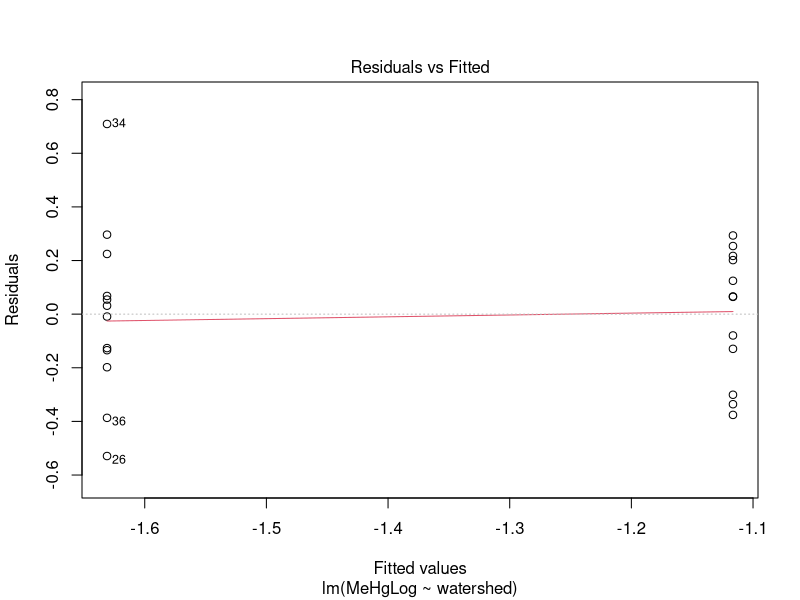
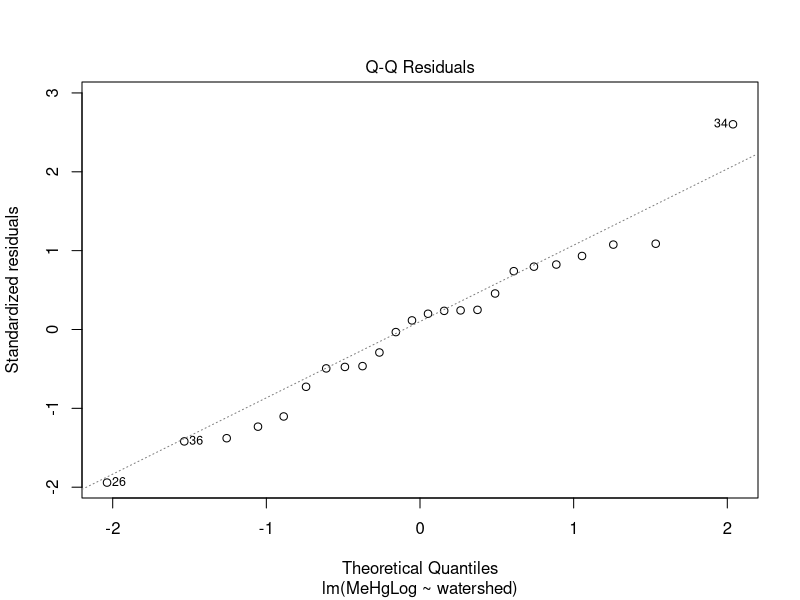
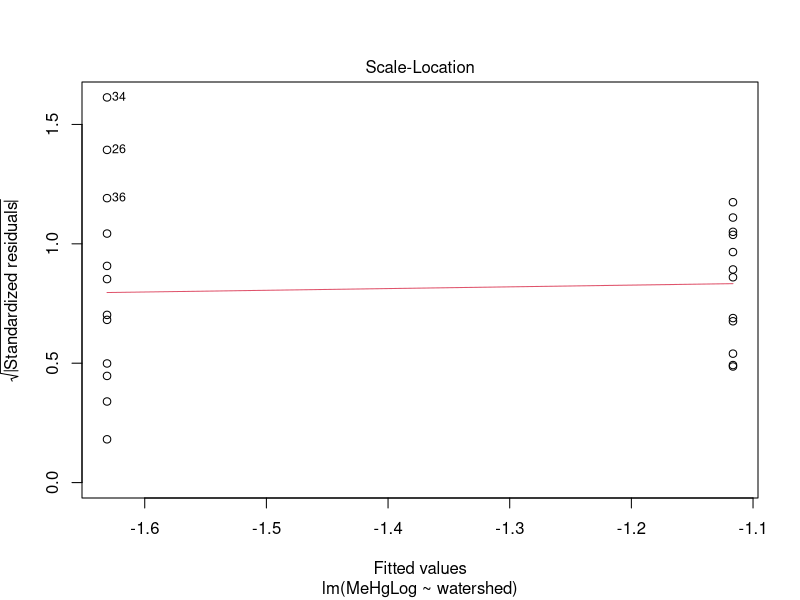
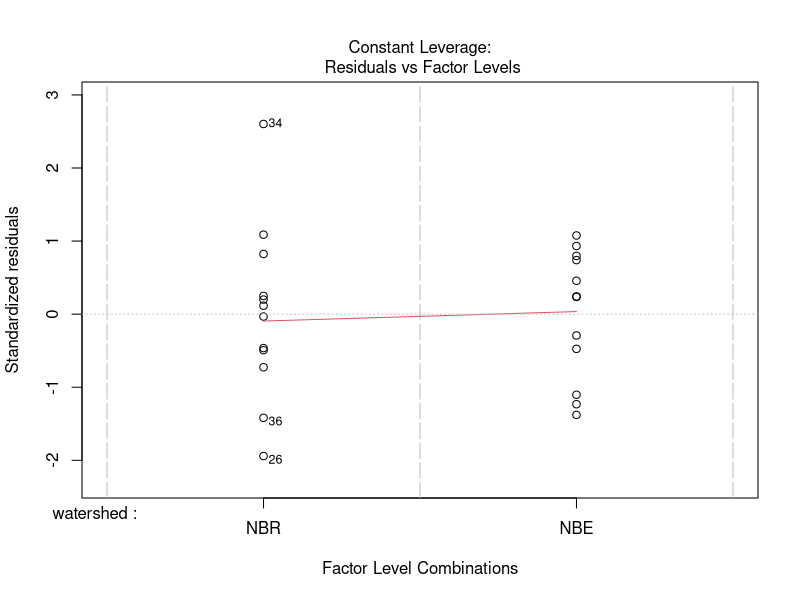
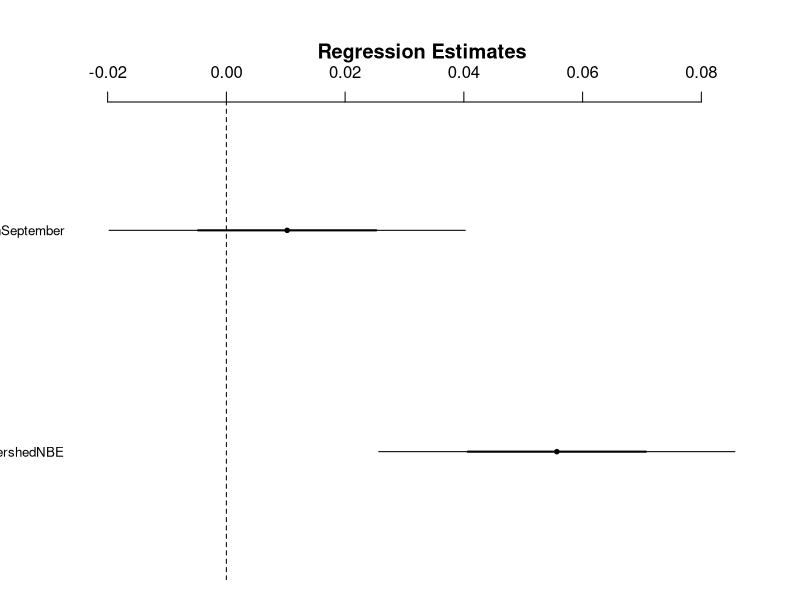

The R script that drew these images, in order: (Note: this script raises an error after producing the figures.)
######
#Assignment 6
#Linear models 
######
#Hypothesis: Does forestry in NB impact MeHg levels in streamwater in watersheds with
#varying levels of forestry intensity?  
#libraries
library(readr)
library(effects)
library(emmeans)
library(dplyr)
library(ggplot2)
library(arm)
library(car)
library(stringr)

waterMeHg<-read_csv("SeptemberOctober2018MeHgFieldresults.csv")
waterMeHg$MeHgLog <- log(waterMeHg$MeHg, 10)

#arranging the sites from least harvested to most intensely harvested 
waterMeHg <- mutate(waterMeHg,
                  watershed=factor(watershed,
                              levels=c("NBR","NBE","NBi")))
print(levels(waterMeHg$watershed))

#diagnostic plot 
m1 <- lm(MeHgLog~watershed, data=waterMeHg)
plot(m1)

#inferential plot (e.g., a coefficient plot, or something from emmeans or effects)
pr <- function(m) printCoefmat(coef(summary(m)),
                               digits=3,signif.stars=FALSE)

## coeff plot 
#making factors
waterMeHg$month <- factor(waterMeHg$month)
waterMeHg$watershed <- factor(waterMeHg$watershed)

m1 = lm(MeHg ~ watershed + month, data=waterMeHg)
coefplot(m1)

#making my model comparing the average MeHg values in each watershed
pr(lm1 <- lm(MeHg~watershed-1,data=waterMeHg))

predict(lm1,newdata=data.frame(watershed=c("NBR","NBE","NBi")),
        interval="confidence")

#using emmeans
emmeans(lm1,specs=~watershed)

#graph summary
plot(allEffects(lm1))

####
#combining data frames of the MeHg data and the water chemistry data 
###
#use this to combine information from different .csv files.
waterdata <- read.csv("SeptemberOctober2018 MeHgFieldresults.csv")

aveMeHg<- data.frame(waterMeHg %>%
  group_by(site)%>%
  summarise(aveMeHg=mean(MeHg))
)

waterdata<- data.frame(waterdata %>%
                       group_by(site)%>%
                       summarise(aveo2=mean(oxygen.mgL))
)

#adding watershed column to this data frame, I know this isn't the best option, but it works 
waterdata$watershed1 <-str_extract(waterdata$site, "NBE")
waterdata$watershed2 <-str_extract(waterdata$site, "NBR")
waterdata$watershed3 <-str_extract(waterdata$site, "NBI")

waterdata2 <- waterdata %>% mutate(watershed = coalesce(watershed1, watershed2, watershed3)) %>%
  dplyr::select(watershed, site, aveo2)

MeHg <- c(aveMeHg$aveMeHg) 
site  <- c(waterdata2$site)
watershed <- c(waterdata2$watershed)
oxygen <- c(waterdata2$aveo2)

water <- data.frame(
  watershed,
  site,
  MeHg,
  oxygen
)

water <- mutate(water,
                    watershed=factor(watershed,
                                     levels=c("NBR","NBE","NBI")))
print(levels(waterMeHg$watershed))

#didn't work
pr(lm(MeHg~watershed,data=water,contrasts=list(oxygen=contr.sum)))        
